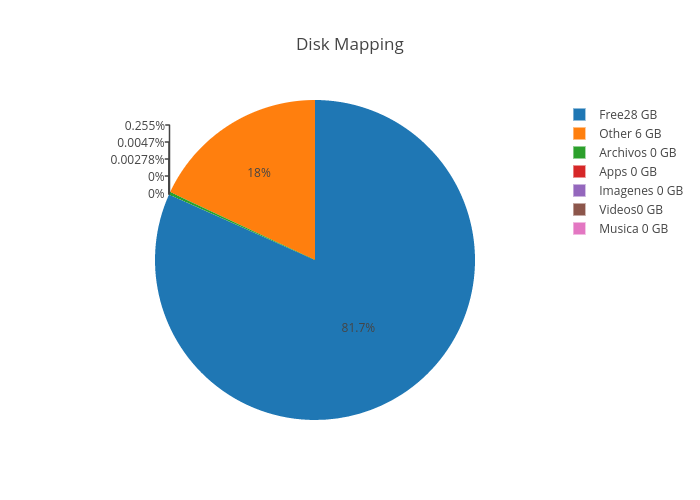

This chart was generated by the following Python code:
import os
import fnmatch
import plotly.plotly as py
import plotly.graph_objs as go
from PIL import Image, ImageTk
import psutil

import Tkinter
#from Tkinter import *


py.sign_in('pau1013','tnfc99jciz')


mapa = []
raiz = '/'



#Map_Disk()

class App:
    def __init__(self,master):
        frame = Tkinter.Frame(master)
        frame.pack()
        self.button=Tkinter.Button(frame,text="REFRESH", fg='blue',
                                   command=self.Map_Disk)
        self.button.pack(side=Tkinter.TOP)
        if os.path.isfile("Map_Disk.png") is False:
            img=None
        else:
            img=ImageTk.PhotoImage(Image.open('Map_Disk.png'))
        self.panel=Tkinter.Label(frame,image=img)
        self.image=img
        self.panel.pack(side=Tkinter.BOTTOM,fill='both',expand='yes')



    def Map_Disk(self):
        lista = []
        cont = 0
        print("Apps: ")
        cont =self.get_app()
        lista.append(cont)
        cont =0

        print('Archivos: ')
        mapa = ["*.doc", "*.txt", "*.xml","*.exc", "*.pdf", "*.dochtml", "*.dic", "*.idx", "*.rtf", "*.wri", "*.wtx",
                "*.log", "*.zip", "*.rar", "*.zoo", "*.tgz", "*.tar", "*.uu", "*.xxe", "*.r0", "*.tbz2", "*.avi",
                "*.iso", "*.arj", "*.lha", ".*r00", "*.r01"]
        cont = self.get_mapa(mapa)
        lista.append(cont)
        cont = 0

        print("Imagenes: ")
        mapa = ["*.png", "*.jpg", "*.jpeg", "*.gif", "*.bmp", "*.dib", "*.tif", "*.bw", "*.cdr", "*.cgm", "*.gih",
                "*.ico", "*.iff", "*.cpt", "*.mac", "*.pic", "*.pict", "*.pntg", "*.psd", "*.pix", "*.img"]
        cont = self.get_mapa(mapa)
        lista.append(cont)
        cont = 0

        print("Videos: ")
        mapa = ["*.avi", "*.mov", "*.wmv", "*.mng", "*.qt", "*.dvd", "*.movie", "*.mpeg", "*.mpa", "*.mpv2", "*.divx",
                "*.div", "*.mp2v", "*.bik"]
        cont = self.get_mapa(mapa)
        lista.append(cont)
        cont = 0

        print("Musica: ")
        mapa = ["*.mp3", "*.au", "*.wav", "*.mid", "*.aiff", "*.it"]
        cont = self.get_mapa(mapa)
        lista.append(cont)
        cont = 0

        for i in range(len(lista)):
            cont=cont+lista[i]
        d_usage = list(psutil.disk_usage('/'))

        total =(d_usage[0])

        free = (d_usage[2])

        print total

        other=total-free-cont
        lista.append(other)
        lista.append(free)
        print(lista)

        Labels = ['Apps','Archivos', 'Imagenes', 'Videos', 'Musica','Other','Free']
        fig = {
            'data': [{'labels': Labels,
                      'values': lista,
                      'type': 'pie'}],
            'layout': {'title': 'Disk Mapping'}
        }
        py.image.save_as(fig, 'Map_Disk.png')
        img=ImageTk.PhotoImage(Image.open('Map_Disk.png'))
        self.panel.configure(image=img)
        self.image=img

    def get_mapa(self,m):
        cont = 0
        for root, dirnames, filenames in os.walk(raiz):
            for extension in m:
                for filename in fnmatch.filter(filenames, extension):
                    try:
                        cont = cont + os.stat(os.path.join(root, filename)).st_size
                    except:
                        pass
        return cont

    def get_app(self):
        cont = 0
        for root, dirnames, filenames in os.walk(raiz):
            for filename in filenames:
                if os.access(os.path.join(root,filename),os.X_OK) is True:
                    cont = cont + os.stat(os.path.join(root, filename)).st_size
        return cont

root=Tkinter.Tk()
app=App(root)
root.mainloop()
